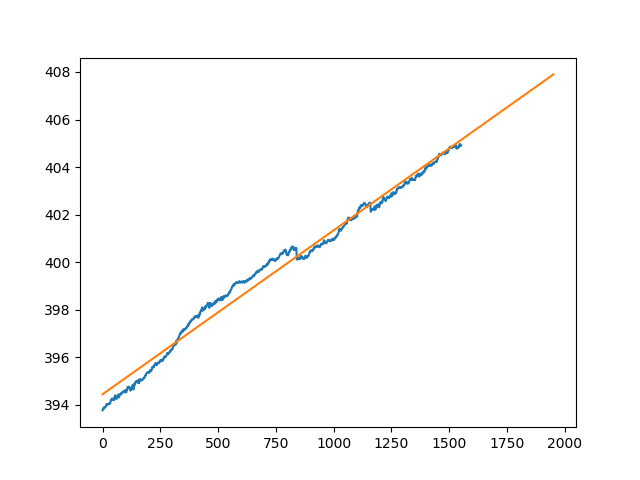

This chart was generated by the following Python code:
import csv
from datetime import datetime, timedelta
import argparse

#This will retrieve the data. Skips the
#   header and assumes its in chronological order (New to old)
#Returns list of vals in chronological order (old to New)
#Expects daily readings...
def ReadData(path):
    dates = []
    data = []
    with open(path, 'rt', ) as csvfile:
        reader = csv.reader(csvfile)
        for row in reader:
            try:
                #We know its in order, so just need actual num...
                data.append(float(row[1]))
                dates.append(datetime.strptime(row[0], '%Y-%m-%d'))
            except ValueError:
                continue
    #Again, data assumed to be in order from newest to oldest.
    data.reverse()
    dates.reverse()
    return data, dates

#-------------------------------------------------------------------
#ARG PARSING!
#-------------------------------------------------------------------

parser = argparse.ArgumentParser(description='Run a linear regression to predict the future of a sequence.')
#This expects it with two columns, the date then the data.
parser.add_argument('path', type=str, help='Path to the input file.')
#Use same time units as the data. Got daily readings? Look ahead in days.
parser.add_argument('timeCount', type=int, help='Number of time units to look ahead.')
parser.add_argument('-g', '--graph', action='store_true', help='Display a graph.')
parser.add_argument('-s', '--save', action='store_true', help='Toggle saving an output file with predicted values.')
parser.add_argument('-o', '--output', type=str, default=None, help='Saves output file with name provided. Make sure to also use -s!')
args = parser.parse_args()


#-------------------------------------------------------------------
#DATA FORMATTING!
#-------------------------------------------------------------------


import numpy as np

waterLevels, dates = ReadData(args.path)
times = np.array(range(0, len(waterLevels) + args.timeCount))
trainX, predictX = times[0:len(waterLevels)], times[len(waterLevels):]
trainY = waterLevels

trainX = np.reshape(np.array(trainX), (-1, 1))
predictX = np.reshape(np.array(predictX), (-1, 1))


#-------------------------------------------------------------------
#BUILD AND FIT MODEL!
#-------------------------------------------------------------------


from sklearn import datasets, linear_model

regr = linear_model.LinearRegression()
regr.fit(trainX, trainY)


#-------------------------------------------------------------------
#PREDICT!   ERROR SCORE!
#-------------------------------------------------------------------
from sklearn.metrics import mean_squared_error, r2_score, mean_absolute_error
import math


trainPredict = regr.predict(trainX)
outPredict = regr.predict(predictX)

error = mean_squared_error(waterLevels, trainPredict)
print("Mean Squared Error: " + str(error))

print("Root Mean Squared Error: " + str(math.sqrt(error)))

error = r2_score(waterLevels, trainPredict)
print("R Squared Error: " + str(error))

error = mean_absolute_error(waterLevels, trainPredict)
print("Mean Absolute Error: " + str(error))


#-------------------------------------------------------------------
#SAVING OPTION
#-------------------------------------------------------------------


if(args.save):
    #Get the name for the output file
    outName = ""
    if(args.output == None):
        pathParts = args.path.split('\\')
        inName = pathParts[len(pathParts)-1]
        outName = inName.split('.')[0]
        outName = outName + '_LRpreditions.csv'
    else:
        outName = args.output

    #Prepare the data to be written
    outData = np.concatenate([waterLevels, outPredict])

    #Prepare the dates to be written
    outDates = []
    firstDate = dates[0]
    dateIncrement = dates[1]-dates[0]
    for i in range(0, len(times)):
        outDates.append(firstDate + dateIncrement*(i))
    
    #Flip data to comply with original format.
    outData = np.flip(outData, 0)
    outDates = np.flip(outDates, 0)
        
    #Write the data.
    with open(outName, 'w', newline='') as CSV:
        writer = csv.writer(CSV, delimiter=',')
        writer.writerow(['datetime', 'water_level(ft below land surface)'])
        for i in range(0, len(outDates)):
            writer.writerow([outDates[i].strftime('%Y-%m-%d'), "{0:.2f}".format(outData[i])])#[0])])
    

#-------------------------------------------------------------------
#GRAPHING OPTION
#-------------------------------------------------------------------


if(args.graph):
    import matplotlib.pyplot as plt

    outPlot = np.concatenate([trainPredict, outPredict])

    plt.plot(waterLevels)
    plt.plot(outPlot)
    plt.show()
